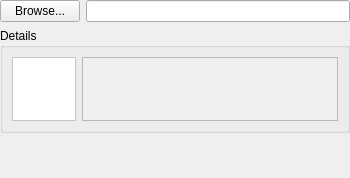
<?xml version="1.0" encoding="UTF-8"?>
<ui version="4.0">
 <class>LocalImageWidgetForm</class>
 <widget class="QWidget" name="LocalImageWidgetForm">
  <property name="geometry">
   <rect>
    <x>0</x>
    <y>0</y>
    <width>350</width>
    <height>178</height>
   </rect>
  </property>
  <property name="windowTitle">
   <string>Form</string>
  </property>
  <layout class="QGridLayout" name="gridLayout_5">
   <property name="margin">
    <number>0</number>
   </property>
   <item row="0" column="0">
    <layout class="QGridLayout" name="gridLayout_4" rowstretch="0,0,1">
     <item row="0" column="0">
      <layout class="QGridLayout" name="gridLayout">
       <item row="0" column="0">
        <widget class="QPushButton" name="m_browsePushButton">
         <property name="text">
          <string>Browse...</string>
         </property>
        </widget>
       </item>
       <item row="0" column="1">
        <widget class="QLineEdit" name="m_pathLineEdit">
         <property name="readOnly">
          <bool>true</bool>
         </property>
        </widget>
       </item>
      </layout>
     </item>
     <item row="1" column="0">
      <widget class="QGroupBox" name="m_detailsGroupBox">
       <property name="title">
        <string>Details</string>
       </property>
       <property name="flat">
        <bool>true</bool>
       </property>
       <layout class="QGridLayout" name="gridLayout_3">
        <item row="0" column="0">
         <layout class="QGridLayout" name="gridLayout_2">
          <item row="0" column="0">
           <widget class="QLabel" name="m_imageLabel">
            <property name="minimumSize">
             <size>
              <width>64</width>
              <height>64</height>
             </size>
            </property>
            <property name="maximumSize">
             <size>
              <width>64</width>
              <height>64</height>
             </size>
            </property>
            <property name="styleSheet">
             <string notr="true">background-color: rgb(255, 255, 255);</string>
            </property>
            <property name="frameShape">
             <enum>QFrame::StyledPanel</enum>
            </property>
            <property name="text">
             <string>&lt;image&gt;</string>
            </property>
            <property name="alignment">
             <set>Qt::AlignCenter</set>
            </property>
           </widget>
          </item>
          <item row="0" column="1">
           <widget class="QTextEdit" name="m_detailsTextEdit">
            <property name="enabled">
             <bool>false</bool>
            </property>
            <property name="minimumSize">
             <size>
              <width>0</width>
              <height>64</height>
             </size>
            </property>
            <property name="maximumSize">
             <size>
              <width>16777215</width>
              <height>64</height>
             </size>
            </property>
            <property name="readOnly">
             <bool>true</bool>
            </property>
            <property name="html">
             <string>&lt;!DOCTYPE HTML PUBLIC &quot;-//W3C//DTD HTML 4.0//EN&quot; &quot;http://www.w3.org/TR/REC-html40/strict.dtd&quot;&gt;
&lt;html&gt;&lt;head&gt;&lt;meta name=&quot;qrichtext&quot; content=&quot;1&quot; /&gt;&lt;style type=&quot;text/css&quot;&gt;
p, li { white-space: pre-wrap; }
&lt;/style&gt;&lt;/head&gt;&lt;body style=&quot; font-family:'MS Shell Dlg 2'; font-size:8.25pt; font-weight:400; font-style:normal;&quot;&gt;
&lt;p style=&quot;-qt-paragraph-type:empty; margin-top:0px; margin-bottom:0px; margin-left:0px; margin-right:0px; -qt-block-indent:0; text-indent:0px; font-size:8pt; font-style:italic;&quot;&gt;&lt;br /&gt;&lt;/p&gt;
&lt;p style=&quot;-qt-paragraph-type:empty; margin-top:0px; margin-bottom:0px; margin-left:0px; margin-right:0px; -qt-block-indent:0; text-indent:0px; font-size:8pt; font-style:italic;&quot;&gt;&lt;br /&gt;&lt;/p&gt;&lt;/body&gt;&lt;/html&gt;</string>
            </property>
           </widget>
          </item>
         </layout>
        </item>
       </layout>
      </widget>
     </item>
     <item row="2" column="0">
      <spacer name="verticalSpacer">
       <property name="orientation">
        <enum>Qt::Vertical</enum>
       </property>
       <property name="sizeHint" stdset="0">
        <size>
         <width>20</width>
         <height>40</height>
        </size>
       </property>
      </spacer>
     </item>
    </layout>
   </item>
  </layout>
 </widget>
 <tabstops>
  <tabstop>m_browsePushButton</tabstop>
  <tabstop>m_pathLineEdit</tabstop>
  <tabstop>m_detailsTextEdit</tabstop>
 </tabstops>
 <resources/>
 <connections/>
</ui>
